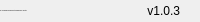
              <widget class="QFrame" name="bottomBar">
               <property name="minimumSize">
                <size>
                 <width>0</width>
                 <height>22</height>
                </size>
               </property>
               <property name="maximumSize">
                <size>
                 <width>16777215</width>
                 <height>22</height>
                </size>
               </property>
               <property name="frameShape">
                <enum>QFrame::NoFrame</enum>
               </property>
               <property name="frameShadow">
                <enum>QFrame::Raised</enum>
               </property>
               <layout class="QHBoxLayout" name="horizontalLayout_5">
                <property name="spacing">
                 <number>0</number>
                </property>
                <property name="leftMargin">
                 <number>0</number>
                </property>
                <property name="topMargin">
                 <number>0</number>
                </property>
                <property name="rightMargin">
                 <number>0</number>
                </property>
                <property name="bottomMargin">
                 <number>0</number>
                </property>
                <item>
                 <widget class="QLabel" name="creditsLabel">
                  <property name="maximumSize">
                   <size>
                    <width>16777215</width>
                    <height>16</height>
                   </size>
                  </property>
                  <property name="font">
                   <font>
                    <family>Segoe UI</family>
                    <pointsize>-1</pointsize>
                    <italic>false</italic>
                    <bold>false</bold>
                   </font>
                  </property>
                  <property name="text">
                   <string>By: Ali Mahdavifar (Original credit for Wanderson M. Pimenta)</string>
                  </property>
                  <property name="alignment">
                   <set>Qt::AlignLeading|Qt::AlignLeft|Qt::AlignVCenter</set>
                  </property>
                 </widget>
                </item>
                <item>
                 <widget class="QLabel" name="version">
                  <property name="text">
                   <string>v1.0.3</string>
                  </property>
                  <property name="alignment">
                   <set>Qt::AlignRight|Qt::AlignTrailing|Qt::AlignVCenter</set>
                  </property>
                 </widget>
                </item>
                <item>
                 <widget class="QFrame" name="frame_size_grip">
                  <property name="minimumSize">
                   <size>
                    <width>20</width>
                    <height>0</height>
                   </size>
                  </property>
                  <property name="maximumSize">
                   <size>
                    <width>20</width>
                    <height>16777215</height>
                   </size>
                  </property>
                  <property name="frameShape">
                   <enum>QFrame::NoFrame</enum>
                  </property>
                  <property name="frameShadow">
                   <enum>QFrame::Raised</enum>
                  </property>
                 </widget>
                </item>
               </layout>
              </widget>
